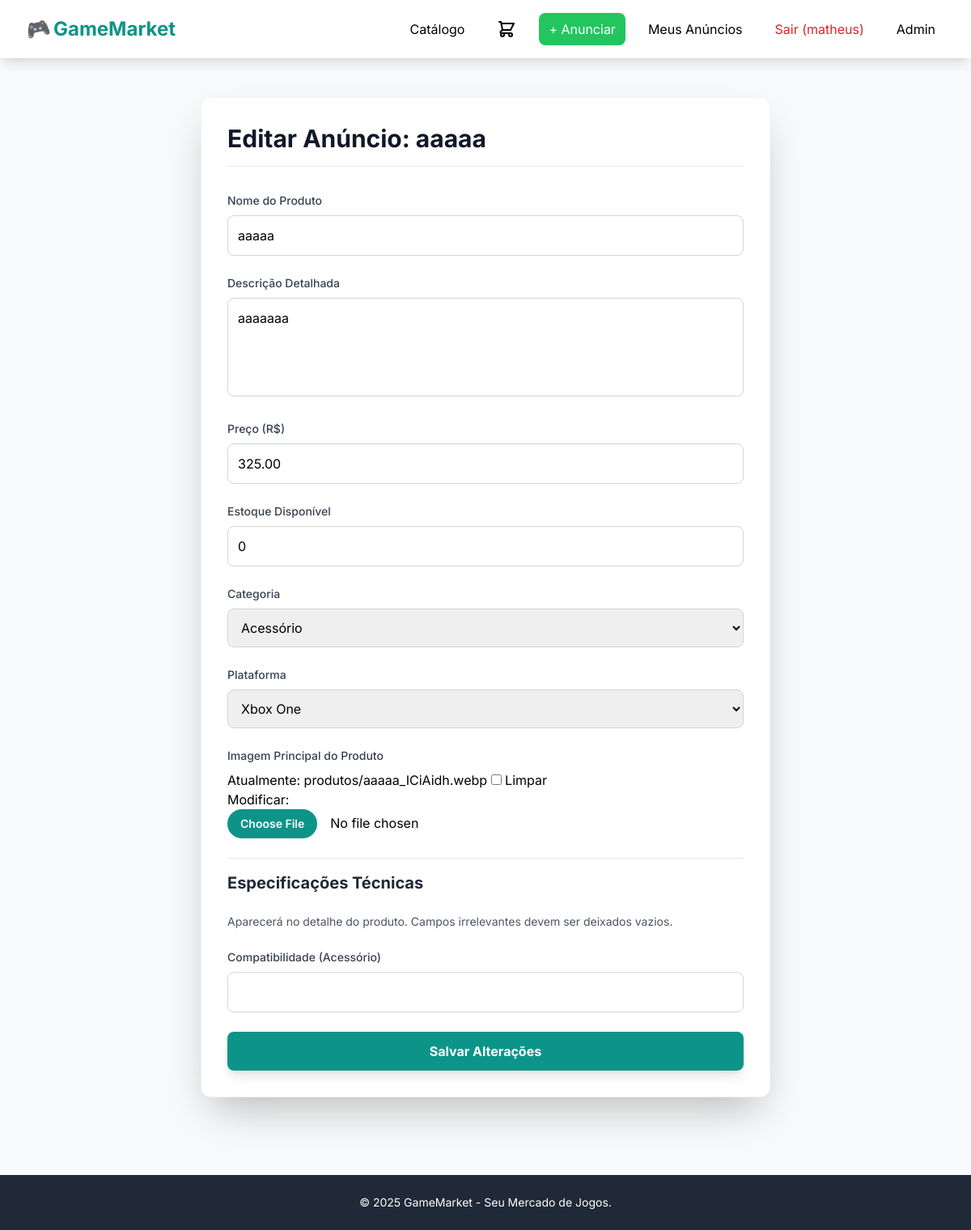
Screenshot of /anuncio/editar/11/ (signed in) with the database file from the repository.
### market/models.py (models this page shows, shortened)
class Produto(models.Model):
    vendedor = models.ForeignKey(User, on_delete=models.CASCADE, related_name='produtos', verbose_name="Vendedor")
    nome = models.CharField(max_length=200, verbose_name="Nome do Produto")
    descricao = models.TextField(verbose_name="Descrição Detalhada")
    preco = models.DecimalField(max_digits=10, decimal_places=2, verbose_name="Preço (R$)")
    estoque = models.IntegerField(default=0, verbose_name="Estoque Disponível")
    categoria = models.CharField(
        max_length=10,
        choices=CATEGORIA_CHOICES,
        default='JOGO',
        verbose_name="Categoria"
    )
    plataforma = models.CharField(
        max_length=20,
        choices=PLATAFORMA_CHOICES,
        default='OUTRO',
        verbose_name="Plataforma"
    )
    imagem = models.ImageField(
        upload_to='produtos/',
        verbose_name="Imagem Principal do Produto",
        blank=True,
        null=True
    )
    data_cadastro = models.DateTimeField(auto_now_add=True)
    genero = models.CharField(max_length=50, blank=True, null=True, verbose_name="Gênero (Jogo)")
    classificacao_etaria = models.CharField(
        max_length=5,
        choices=CLASSIFICACAO_CHOICES,
        default='L',
        verbose_name="Classificação Etária",
        blank=True,
        null=True
    )
    cpu_gpu = models.CharField(max_length=100, blank=True, null=True, verbose_name="CPU/GPU (Console)")
    memoria_ram = models.CharField(max_length=50, blank=True, null=True, verbose_name="Memória RAM (Console)")
    compatibilidade = models.CharField(max_length=100, blank=True, null=True, verbose_name="Compatibilidade (Acessório)")
    class Meta:
        verbose_name = "Produto"
        verbose_name_plural = "Produtos"
        ordering = ['nome']

### market/views.py (the view)
# urls.py: path('anuncio/editar/<int:pk>/', views.edit_product, name='edit_product'),
@login_required
def edit_product(request, pk):
    product = get_object_or_404(Produto, pk=pk)
    if product.vendedor != request.user:
        messages.error(request, 'Você não tem permissão para editar este anúncio.')
        return redirect('market:user_products')
    if request.method == 'POST':
        form = ProdutoForm(request.POST, request.FILES, instance=product)
        if form.is_valid():
            form.save()
            messages.success(request, f'O anúncio "{product.nome}" foi atualizado com sucesso!')
            return redirect('market:user_products')
        else:
            messages.error(request, 'Ocorreu um erro ao atualizar o anúncio. Verifique os campos.')
    else:
        form = ProdutoForm(instance=product)
    context = {
        'form': form,
        'title': f'Editar Anúncio: {product.nome}',
        'product_pk': product.pk,
    }
    return render(request, 'market/product_form.html', context)

### market/templatetags/market_filters.py (called while the page is built)
@register.filter
def split(value, arg):
    return value.split(arg)

### market/templates/market/product_form.html (shortened to what this page needs)
{% extends "market/base.html" %}
{% load widget_tweaks %}
{% load market_filters %}
{% block content %}
<div class="max-w-3xl mx-auto py-12 px-4 sm:px-6 lg:px-8">
    <div class="bg-white p-8 rounded-xl shadow-2xl border border-gray-100">
        <h2 class="text-3xl font-bold text-gray-900 mb-8 border-b pb-4">{{ title }}</h2>
        <form method="post" class="space-y-6" enctype="multipart/form-data">
            {% load market_filters %}
            {% for field in form %}
                {% if field.name in "nome descricao preco estoque categoria plataforma imagem"|split:" " %}
                    <div id="field-{{ field.name }}">
                        <label for="{{ field.id_for_label }}" class="block text-sm font-medium text-gray-700 mb-2">
                            {{ field.label }}
                        </label>
                        <div class="mt-1">
                            {% if field.name == 'imagem' %}
                                {{ field|add_class:"w-full file:mr-4 file:py-2 file:px-4 file:rounded-full file:border-0 file:text-sm file:font-semibold file:bg-primary file:text-white hover:file:bg-teal-700" }}
                            {% else %}
                                {{ field }}
                            {% endif %}
                        </div>
                    </div>
                {% endif %}
            {% endfor %}
            <h3 class="text-xl font-bold text-gray-800 pt-4 border-t mt-6">Especificações Técnicas</h3>
            <p class="text-sm text-gray-600">Aparecerá no detalhe do produto. Campos irrelevantes devem ser deixados vazios.</p>
            {% for field in form %}
                {% if field.name == 'genero' or field.name == 'classificacao_etaria' %}
                    <div id="field-game-{{ field.name }}" class="hidden">
                        <label for="{{ field.id_for_label }}" class="block text-sm font-medium text-gray-700 mb-2">
                            {{ field.label }}
                        </label>
                        <div class="mt-1">{{ field }}</div>
                        {% for error in field.errors %}
                            <p class="mt-2 text-sm text-red-600">{{ error }}</p>
                        {% endfor %}
                    </div>
                {% elif field.name == 'cpu_gpu' or field.name == 'memoria_ram' %}
                    <div id="field-console-{{ field.name }}" class="hidden">
                        <label for="{{ field.id_for_label }}" class="block text-sm font-medium text-gray-700 mb-2">
                            {{ field.label }}
                        </label>
                        <div class="mt-1">{{ field }}</div>
                        {% for error in field.errors %}
                            <p class="mt-2 text-sm text-red-600">{{ error }}</p>
                        {% endfor %}
                    </div>
                {% elif field.name == 'compatibilidade' %}
                    <div id="field-accessory-{{ field.name }}" class="hidden">
                        <label for="{{ field.id_for_label }}" class="block text-sm font-medium text-gray-700 mb-2">
                            {{ field.label }}
                        </label>
                        <div class="mt-1">{{ field }}</div>
                    </div>
                {% endif %}
            {% endfor %}
            <button type="submit"
                    class="w-full bg-primary hover:bg-teal-700 text-white font-bold py-3 px-4 rounded-lg transition duration-300 shadow-lg">
                {% if product_pk %}Salvar Alterações{% else %}Publicar Anúncio{% endif %}
            </button>
        </form>
    </div>
</div>
{% endblock %}

### market/templates/market/_nav_links.html (shortened to what this page needs)
<a href="{% url 'market:product_list' %}" class="py-2 px-3 rounded-lg hover:bg-gray-100">
    Catálogo
</a>
{% if user.is_authenticated %}
    <a href="{% url 'market:cart_detail' %}" class="relative py-2 px-3 rounded-lg hover:bg-gray-100 flex items-center">
        <svg class="w-6 h-6" fill="none" stroke="currentColor">
            <path stroke-linecap="round" stroke-linejoin="round" stroke-width="2"
                  d="M3 3h2l.4 2M7 13h10l4-8H5.4M7 13L5.4 5M7 13l-2.293 2.293c-.63.63-.184 1.707.707 1.707H17m0 0a2 2 0 100 4 2 2 0 000-4zm-8 2a2 2 0 11-4 0 2 2 0 014 0z"/>
        </svg>
    </a>
    <a href="{% url 'market:create_product' %}" class="bg-green-500 text-white py-2 px-3 rounded-lg hover:bg-green-600">
        + Anunciar
    </a>
    <a href="{% url 'market:user_products' %}" class="py-2 px-3 rounded-lg hover:bg-gray-100">
        Meus Anúncios
    </a>
    <form method="post" action="{% url 'market:logout' %}">
        <button type="submit" class="py-2 px-3 rounded-lg text-red-600 hover:bg-gray-100">
            Sair ({{ user.username }})
        </button>
    </form>
{% endif %}
<a href="/admin/" class="py-2 px-3 rounded-lg hover:bg-gray-100">Admin</a>

### rows the page displays
Produto: form "aaaaa" "aaaaaaa" "325.00" "0" "Acessório" "Xbox One"

### other values shown
{{ user.username }} "matheus"
{{ title }} "Editar Anúncio: aaaaa"
{{ field.label }} "Nome do Produto" "Descrição Detalhada" "Preço (R$)" "Estoque Disponível" "Categoria" "Plataforma" "Imagem Principal do Produto"
{{ field.label }} "Compatibilidade (Acessório)"
